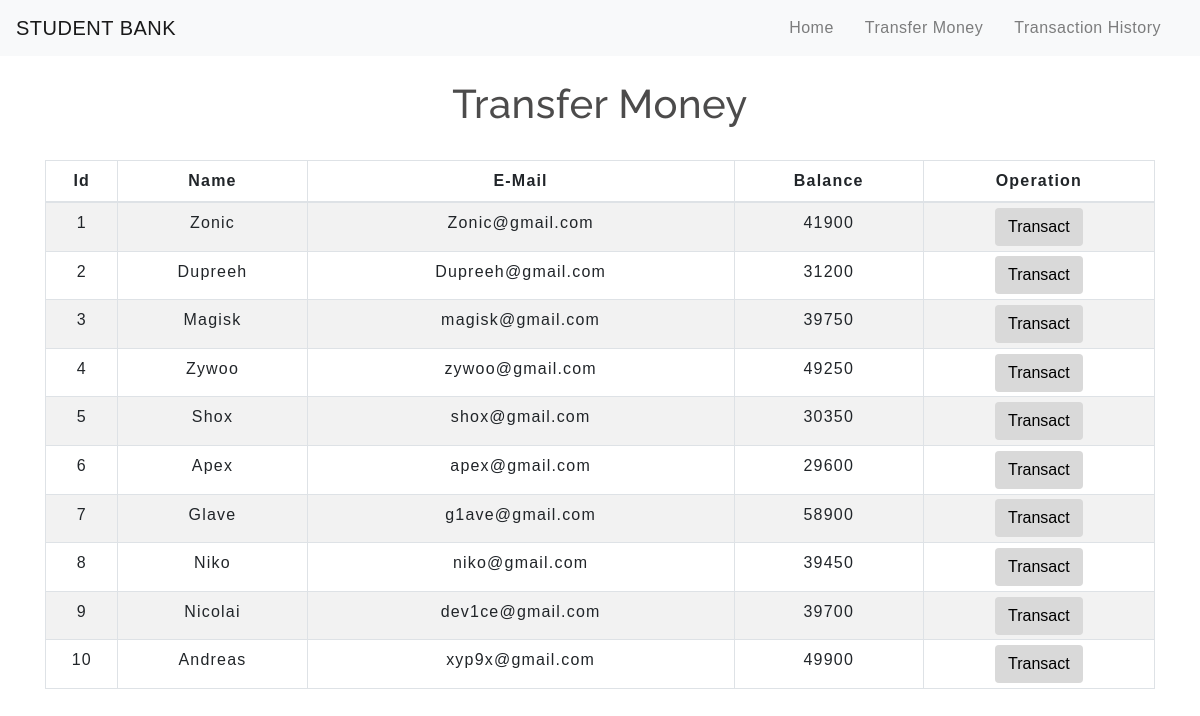
The app's page /transfermoney.php with its own data.
### tables this page shows
CREATE TABLE `users` (
  `id` int(3) NOT NULL,
  `name` text NOT NULL,
  `email` varchar(30) NOT NULL,
  `balance` int(8) NOT NULL
);

### transfermoney.php (the view, shortened to what this page needs)
<!DOCTYPE html>
<html lang="en">
<head>
    <link rel="stylesheet" href="https://maxcdn.bootstrapcdn.com/bootstrap/4.0.0/css/bootstrap.min.css">
    <link rel="stylesheet" type="text/css" href="css/table.css">
    <link rel="stylesheet" type="text/css" href="css/navbar.css">
</head>
<body>
<?php
    include 'config.php';
    $sql = "SELECT * FROM users";
    $result = mysqli_query($conn,$sql);
?>
<?php
  include 'navbar.php';
?>
<div class="container">
        <h2 class="text-center pt-4">Transfer Money</h2>
        <br>
            <div class="row">
                <div class="col">
                    <div class="table-responsive-sm">
                    <table class="table table-hover table-sm table-striped table-condensed table-bordered">
                        <thead>
                            <tr>
                            <th scope="col" class="text-center py-2">Id</th>
                            <th scope="col" class="text-center py-2">Name</th>
                            <th scope="col" class="text-center py-2">E-Mail</th>
                            <th scope="col" class="text-center py-2">Balance</th>
                            <th scope="col" class="text-center py-2">Operation</th>
                            </tr>
                        </thead>
                        <tbody>
                <?php
                    while($rows=mysqli_fetch_assoc($result)){
                ?>
                    <tr>
                        <td class="py-2"><?php echo $rows['id'] ?></td>
                        <td class="py-2"><?php echo $rows['name']?></td>
                        <td class="py-2"><?php echo $rows['email']?></td>
                        <td class="py-2"><?php echo $rows['balance']?></td>
                        <td><a href="selecteduserdetail.php?id= <?php echo $rows['id'] ;?>"> <button type="button" class="btn">Transact</button></a></td>
                    </tr>
                <?php
                    }
                ?>
                        </tbody>
                    </table>
                    </div>
                </div>
            </div>
         </div>
</body>
</html>

### css/table.css (style rules this page uses)
* { padding: 0; margin: 0; box-sizing: border-box; font-family: sans-serif; }
h2 { font-size: 40px; }
table { letter-spacing: 1.2px; }
td { text-align: center; }
button { border:none; background: #d9d9d9; transition: 1s; }

### css/navbar.css (style rules this page uses)
h2 { color: #4C4B4B; letter-spacing: 0.5px; font-family: raleway; }

### transfermoney.php (style rules this page uses)
body { background: url(https://wallpaperaccess.com/full/632782.jpg); background-repeat: no-repeat; background-position:center; background-size: cover; }
button { transition: 1.5s; }

### records on screen
users: id "1", name "Zonic", email "Zonic@gmail.com", balance "41900"
users: id "2", name "Dupreeh", email "Dupreeh@gmail.com", balance "31200"
users: id "3", name "Magisk", email "magisk@gmail.com", balance "39750"
users: id "4", name "Zywoo", email "zywoo@gmail.com", balance "49250"
users: id "5", name "Shox", email "shox@gmail.com", balance "30350"
users: id "6", name "Apex", email "apex@gmail.com", balance "29600"
users: id "7", name "Glave", email "g1ave@gmail.com", balance "58900"
users: id "8", name "Niko", email "niko@gmail.com", balance "39450"
users: id "9", name "Nicolai", email "dev1ce@gmail.com", balance "39700"
users: id "10", name "Andreas", email "xyp9x@gmail.com", balance "49900"
